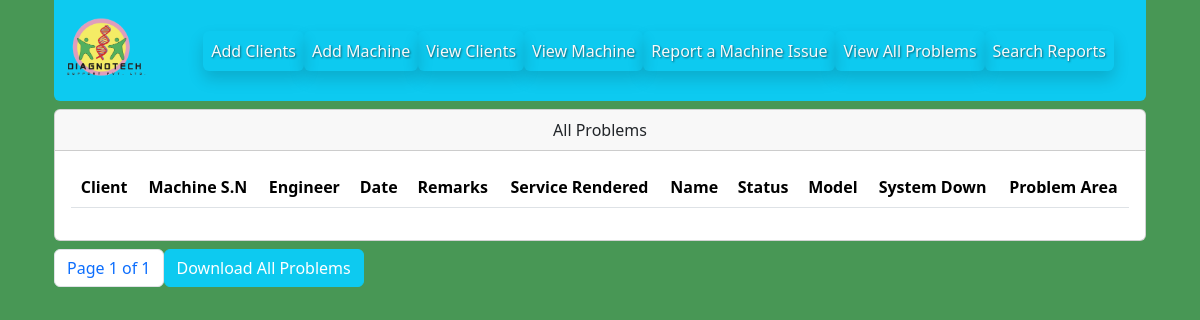
The page /view-problem/ (signed in) on the database as committed earlier.
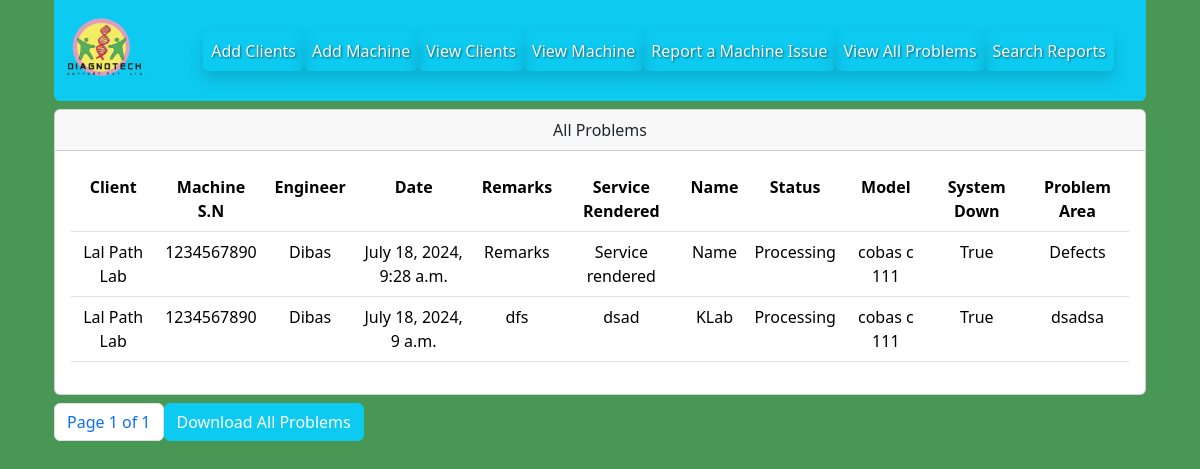
The same page on the database as committed later.
### digidiagno/models/problemmodel.py (models this page shows, shortened)
class ProblemModel(models.Model):
        client = models.ForeignKey(ClientModel, null=True, blank=True, related_name='problem_client', on_delete=models.CASCADE)
        machine = models.ForeignKey(MachineModel, null=True,blank=True, related_name='problem_machine', on_delete=models.CASCADE)
        engineer = models.ForeignKey(User, on_delete=models.CASCADE)
        date = models.DateTimeField(auto_now=True)
        end_date = models.DateField(blank=True, null=True, )
        remarks = models.CharField(max_length=1024)
        service_rendered = models.CharField(max_length=2048)
        name = models.CharField(max_length=50)
        status = models.CharField(max_length=100, choices=status_choices, default='Processing')
        image = models.ImageField(upload_to='static/media/img/report_uploads', height_field=None, null=True, blank=True, width_field=None, max_length=None)
        system_down = models.BooleanField(null=True, blank=True)
        backup = models.BooleanField(null=True, blank=True)
        defects = models.CharField(max_length=2048, blank=True, null =True)
        location_of_problem = models.CharField(max_length=2048, blank=True, null =True)
        status_after_service = models.CharField(max_length=2048, blank=True, null =True)
        client_signature = JSignatureField(null=True)
        class Meta:
            ordering = ['-id']

### digidiagno/models/clientmodel.py (models this page shows, shortened)
class ClientModel(models.Model):
    client_name = models.CharField( max_length=50)
    client_address = models.CharField( max_length=50)
    client_contact = models.CharField( max_length=50)
    contact_number = models.CharField(max_length=50, blank=True, null=True)
    contact_email = models.CharField(max_length=50, blank=True, null=True)
    warranty_amc_status = models.CharField(max_length=50, choices=choice, blank=True, null=True)
    class Meta:
            ordering = ['-id']
    def __str__(self):
                return self.client_name

### digidiagno/models/machinemodel.py (models this page shows, shortened)
class MachineModel(models.Model):
        machine_name = models.CharField( max_length=50, unique=True)
        machine_serial_number = models.CharField(max_length=50, unique=True)
        client = models.ForeignKey(ClientModel, null=True, blank=True, related_name='machine', on_delete=models.CASCADE)
        model = models.CharField(max_length=100, choices=status_choices, default='Processing')
        install_location = models.CharField(max_length=50, null=True, blank=True)
        class Meta:
            ordering = ['-id']

### digidiagno/views/problemview.py (the view)
# urls.py: path('view-problem/', ProblemView.view_all_problems , name='view_all_problems'),
   @login_required
   def view_all_problems(request):
      all_problems = ProblemModel.objects.all()
      paginator = Paginator(all_problems,25)
      page_number = request.GET.get('page')
      page_obj = paginator.get_page(page_number)
      return render(request,'all_problem.html', {'problems':page_obj, 'page_obj':page_obj})

### digidiagno/templates/all_problem.html (shortened to what this page needs)
{% extends 'base.html' %}
{% block content %}
{% if user.is_authenticated %}
{% include "header.html" %}
{% endif %}
<div class="container mt-2">
    <div class="row">
        <div class="col-lg-12 col-sm-6">
            <div class="card text-center">
                <div class="card-header">
                    All Problems
                </div>
                <div class="card-body table-responsive">
            <table class=" table text-black ">
                <tr>
                    <th>
                        Client
                    </th>
                    <th>
                        Machine S.N
                    </th>
                    <th>
                        Engineer
                    </th>
                    <th>
                        Date
                    </th>
                    <th>
                        Remarks
                    </th>
                    <th>
                        Service Rendered
                    </th>
                    <th>
                        Name
                    </th>
                    <th>
                        Status
                    </th>
                    <th>
                        Model
                    </th>
                    <th>
                        System Down
                    </th>
                    <th>
                        Problem Area
                    </th>
                </tr>
            {%  for i in problems %}
                <tr>
                    <td>{{ i.client }}</td>
                    <td>{{ i.machine.machine_serial_number }}</td>
                    <td>{{ i.engineer }}</td>
                    <td>{{ i.date }}</td>
                    <td>{{ i.remarks }}</td>
                    <td>{{ i.service_rendered }}</td>
                    <td>{{ i.name }}</td>
                    <td>{{ i.status }}</td>
                    <td>{{ i.machine.model }}</td>
                    <td>{{ i.system_down }}</td>
                    <td>{{ i.defects }}</td>
                </tr>
            {% endfor %}
            </table>
        </div>
    </div>
</div>
</div>
<div class="row">
    <div class="col-lg-12">
        <div class="d-flex mt-2 .justify-content-end">
            <nav aria-label="Page navigation example">
                <ul class="pagination">
                  <li class="page-item"><a class="page-link" href="#">
                    Page {{ page_obj.number }} of {{ page_obj.paginator.num_pages }}
                </a></li>
                </ul>
              </nav>
              <a href="{%  url 'export_all_problem' %}" mx-auto><button class="btn btn-info mx-auto text-white h-auto" >
                Download All Problems
              </button></a>
        </div>
    </div>
</div>
</div>
{% endblock %}

### digidiagno/templates/base.html (shortened to what this page needs)
<!DOCTYPE html>
<html lang="en">
<head>
    {% load static %}
    {% load bootstrap5 %}
    {% bootstrap_css %}
    {% load custom_tags %}
    <link rel="stylesheet" href="{% static 'css/custom.css' %}">
</head>
<body>
    <div class="container">
        {% block client_check %}
        {% if user.profile.client %}
            {% if  request.path == "/problem-added/"  or request.path == "/login/" %}
            {% block client_content %}
            {% endblock %}
            {% elif request.path != "/problem-added/" or  request.path != "/login/" %}
            <p class="h3">Clients are only allowed to report problems ! Please go here</p>
            <a href="{% url 'problem' %}"><button>
            Go To Client Page
            </button></a>
            {% endif %}
        {% else %}
        {% block content %}
        {% endblock %}
        {% endif %}
        {% endblock %}
    </div>
</body>
</html>

### digidiagno/templates/header.html (shortened to what this page needs)
<!DOCTYPE html>
<html lang="en">
<head>
    {% load static %}
    {% load bootstrap5 %}
    {% bootstrap_css %}
</head>
<body>
   {% if not user.profile.client %}
   <div class="container">
    <div class="row">
        <div class="col-lg-12">
            <nav class="navbar navbar-expand-lg bg-info rounded-bottom justify-content-center " >
                <a class="navbar-brand" href="/">
                    <img src="{% static 'images\diagnotech_logo.png' %}" height="75px" alt="">
                </a>
                <div class="collapse navbar-collapse" id="navbarNav">
                    <ul class="navbar-nav mx-auto">
                        <li class="nav-item">
                            <a href="{% url 'add_client' %}" class="nav-link link-light bg-info shadow rounded">Add Clients</a>
                        </li>
                        <li class="nav-item">
                            <a href="{% url 'add_machine' %}" class="nav-link link-light shadow rounded">Add Machine</a>
                        </li>
                        <li class="nav-item">
                            <a href="{% url 'view_clients' %}" class="nav-link link-light shadow rounded">View Clients</a>
                        </li>
                        <li class="nav-item">
                            <a href="{% url 'view_machine' %}" class="nav-link link-light shadow rounded">View Machine</a>
                        </li>
                        <li class="nav-item">
                            <a href="{% url 'problem' %}" class="nav-link link-light shadow rounded">Report a Machine Issue</a>
                        </li>
                        <li class="nav-item">
                            <a href="{% url 'view_all_problems' %}" class="nav-link link-light shadow rounded">View All Problems</a>
                        </li>
                        <li class="nav-item">
                            <a href="{% url 'view_problems_id' %}" class="nav-link link-light shadow rounded">Search Reports </a>
                        </li>
                    </ul>
                </div>
            </nav>
        </div>
    </div>
</div>
{% endif %}
</body>
</html>

### staticfiles/css/custom.css (style rules this page uses)
body { background-color: #489755 !important; }
.nav-link { text-shadow: 1px 1px 2px rgba(0, 0, 0, 0.5); }
.navbar { width: 100%; }
table { color:white; }

### digidiagno/templates/header.html (style rules this page uses)
.nav-link { text-shadow: 1px 1px 2px rgba(0, 0, 0, 0.5); }

Rows that differ between the two databases and show on the page:
added ProblemModel: client "Lal Path Lab", machine.machine_serial_number "1234567890", engineer "Dibas", date "July 18, 2024, 9:28 a.m.", remarks "Remarks", service_rendered "Service rendered", name "Name", status "Processing", machine.model "cobas c 111", system_down "True", defects "Defects"
added ProblemModel: client "Lal Path Lab", machine.machine_serial_number "1234567890", engineer "Dibas", date "July 18, 2024, 9 a.m.", remarks "dfs", service_rendered "dsad", name "KLab", status "Processing", machine.model "cobas c 111", system_down "True", defects "dsadsa"
